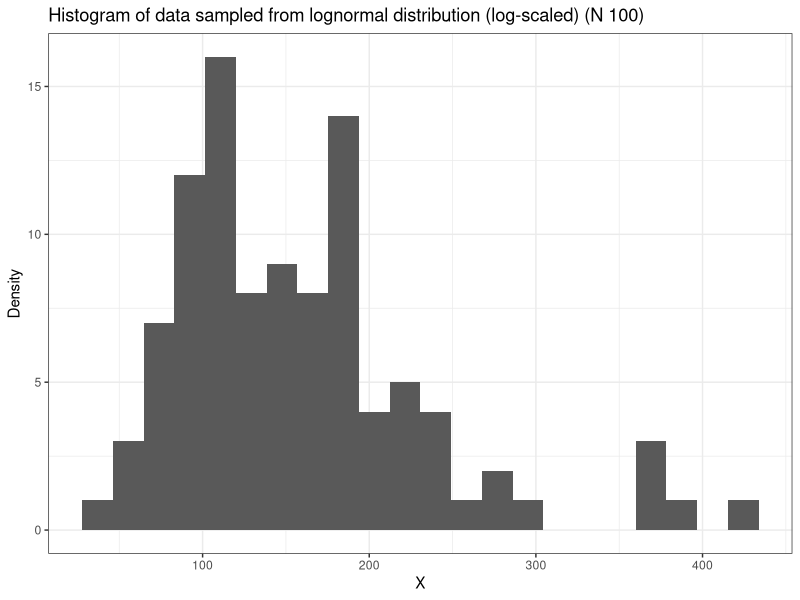
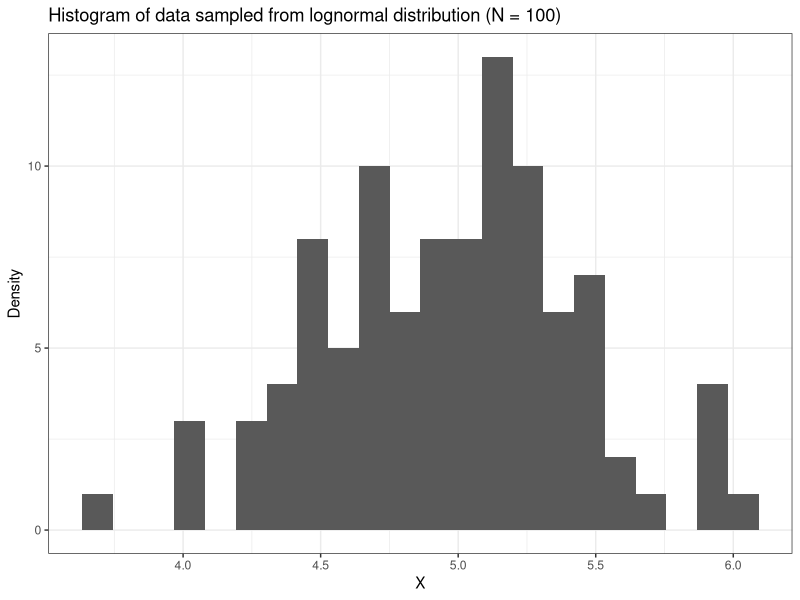
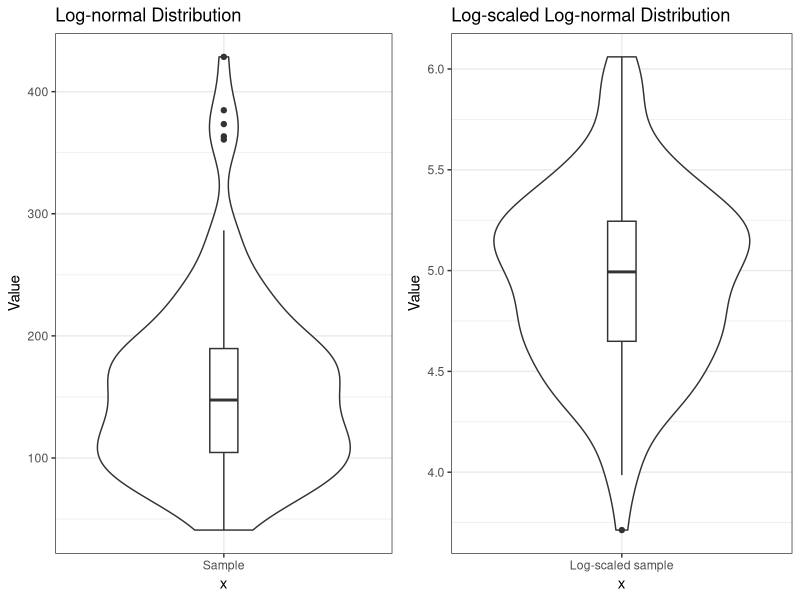

Source code (R) for these figures, in order:
## ---- chunk 1
# Delete Workspace
rm(list = ls())

# Import Libraries
library(ggplot2)
library(gridExtra)
## ---- chunk 2
log_norm <- data.frame(rlnorm(n = 100, meanlog = 5, sdlog = 0.5))
colnames(log_norm) <- c("lognorm")
## ---- chunk 3
ggplot() +
  geom_histogram(data = log_norm, mapping = aes(x=(lognorm)), 
                 bins = 22) +
  xlab("X") +
  ylab("Density") +
  ggtitle("Histogram of data sampled from lognormal distribution (log-scaled) (N 100)") +
  theme_bw()

## ---- chunk 4
ggplot() +
  geom_histogram(data = log_norm, mapping = aes(x=log(lognorm)), 
                 bins = 22) +
  xlab("X") +
  ylab("Density") +
  ggtitle("Histogram of data sampled from lognormal distribution (N = 100)") +
  theme_bw()
## ---- chunk 5
plot1 <- ggplot(log_norm, mapping = aes(x = "Sample", y = lognorm)) +
  geom_violin() +
  ylab("Value") +
  geom_boxplot(width=0.1) +
  theme_bw() +
  ggtitle("Log-normal Distribution")
  
plot2 <- ggplot(log_norm, mapping = aes(x = "Log-scaled sample", y = log(lognorm))) +
  geom_violin() +
  ylab("Value") +
  geom_boxplot(width=0.1)+
  theme_bw() +
  ggtitle("Log-scaled Log-normal Distribution")
  

grid.arrange(plot1, plot2, ncol=2, nrow = 1)
